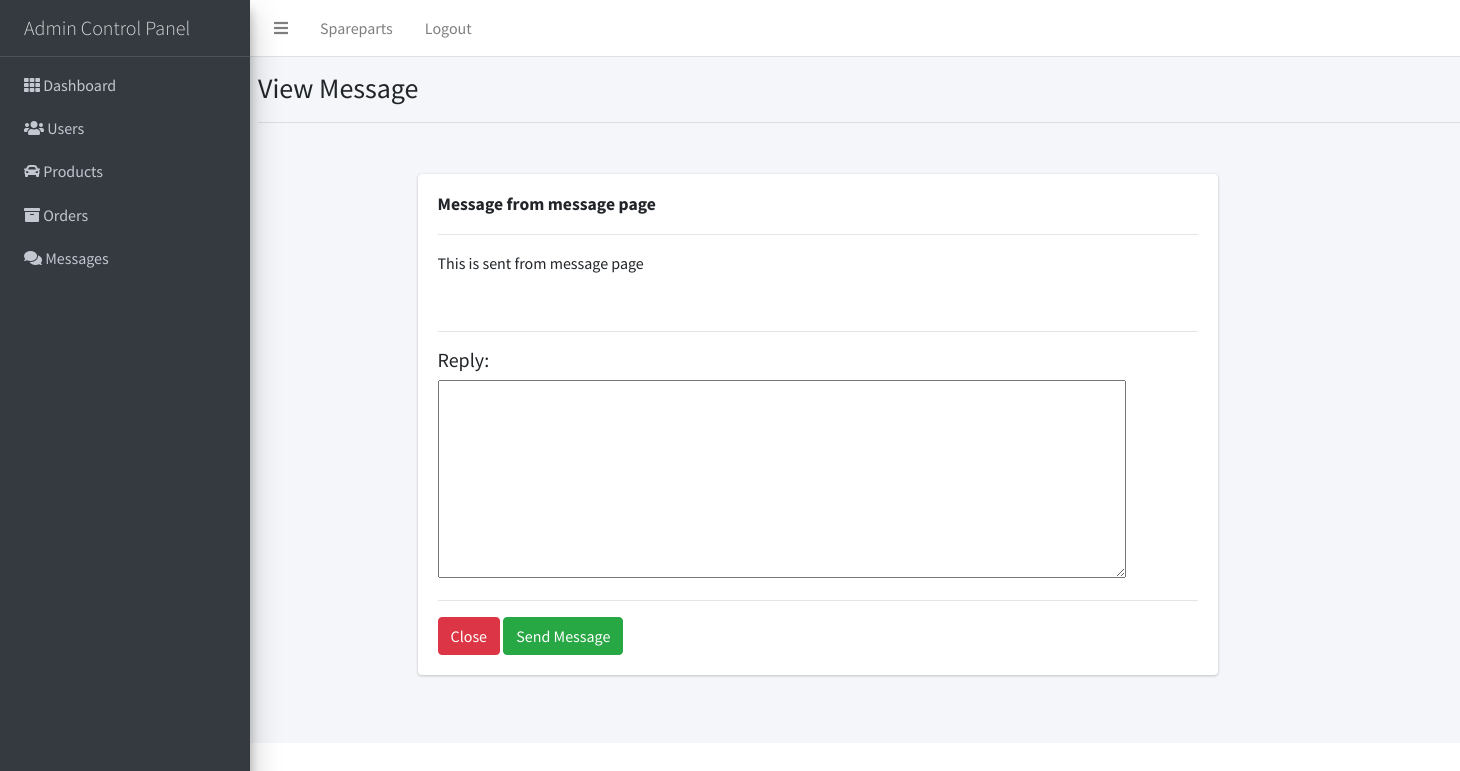
Page /admin/messages.php?id=21 (signed in) on the committed database.
### tables this page shows
CREATE TABLE `messages` (
  `id` int(11) NOT NULL,
  `sender` varchar(128) NOT NULL,
  `receiver` varchar(255) NOT NULL,
  `email` varchar(128) NOT NULL,
  `title` varchar(128) NOT NULL,
  `content` varchar(500) NOT NULL,
  `response` varchar(255) DEFAULT NULL,
  `status` varchar(128) NOT NULL
);

### admin/messages.php (the view, shortened to what this page needs)
<?php
require 'includes/header.php';
require 'includes/topbar.php';
require 'includes/sidebar.php';
$username = $_SESSION['username'];
if(!isset($_GET['id'])){
?>
<div class="content-wrapper" style="width: 100%;">
  <div class="content-header">
  <h3>Manage Messages</h3>
  <hr>
</div>
<div class="card-body">
  <?php include 'includes/alerts.php'; ?>
    <div class="col-sm-8 col-sm-offset-2">
      <div class="row">
        <table id="myTable" class="table table-bordered table-striped ml-5 text-center">
					<thead>
						<th>ID</th>
						<th>From</th>
						<th>Email</th>
						<th>Title</th>
						<th>Actions</th>
					</thead>
					<tbody>
						<?php
							include_once('includes/database.php');
                if($_SESSION['user_type'] == 'admin'){
                  $sql = "SELECT * FROM messages";
                }else{
                  $sql = "SELECT * FROM messages where receiver = '$username'";
                }
							$query = $conn->query($sql);
							while($row = $query->fetch_assoc()){
                if($row['status'] != 'Answered' && $row['receiver'] == 'admin'){ ?>
								 <tr>
									<td><?php echo $row['id'] ?></td>
									<td>
                    <?php
                      if($row['status'] == 'No answer'){
                        echo "<p>".$row['sender']."<span class='text-danger'>(visitor)</span></p>";
                      }else{
                        echo $row['sender'];
                      }
                    ?>
                  </td>
									<td><?php echo $row['email'] ?></td>
									<td><?php echo $row['title']; ?></td>
									<td style="width: 200px;">
										<a href="?id=<?php echo $row['id'] ?>" class='btn btn-success btn-sm'><span class='glyphicon glyphicon-edit'></span>View</a>
                    <?php if($row['status'] == 'No answer'){ ?>
                      <a href="messages/change_status.php?id=<?php echo $row['id'] ?>" class='btn btn-danger btn-sm'><span class='glyphicon glyphicon-edit'></span>Delete</a>
                    <?php } ?>
									</td>
								</tr>
                <?php } ?>
              <?php } ?>
					</tbody>
				</table>
			</div>
		</div>
	</div>
</div>
<?php
}else{
?>
<div class="content-wrapper" style="width: 100%;">
  <div class="content-header">
  <h3>View Message</h3>
  <hr>
  </div>
  <div class="card-body">
    <div class="container">
      <?php
      $message_id = $_GET['id'];
      $sql = "SELECT * FROM messages where id = '$message_id' limit 1";
      $query = $conn->query($sql);
      while($row = $query->fetch_assoc()){ ?>
        <form class=""  method="post">
          <div class="card" style="width: 800px">
            <div class="card-body">
              <h3 class="card-title font-weight-bold"><?php echo $row['title'] ?></h3>
              <br>
              <hr>
              <p class="card-text"><?php echo $row['content'] ?></p>
              <?php if($row['status'] == 'Not answered'){ ?>
              <br>
              <hr>
              <h5>Reply: </h5>
              <textarea name="response" rows="8" cols="80"></textarea>
              <br>
              <hr>
            <?php } ?>
              <a href="messages.php" class="btn btn-danger">Close</a>
              <?php if($row['status'] == 'Not answered'){ ?>
              <input name="reply" type="submit" class="btn btn-success" value="Send Message">
              <?php } ?>
            </div>
          </div>
        </form>
      <?php }
      ?>
    </div>
  </div>
</div>
<?php }
require 'includes/footer.php';

### rows in the picture
messages: title "Message from message page", content "This is sent from message page"

### other values in the picture
$title "Admin Control Panel"
